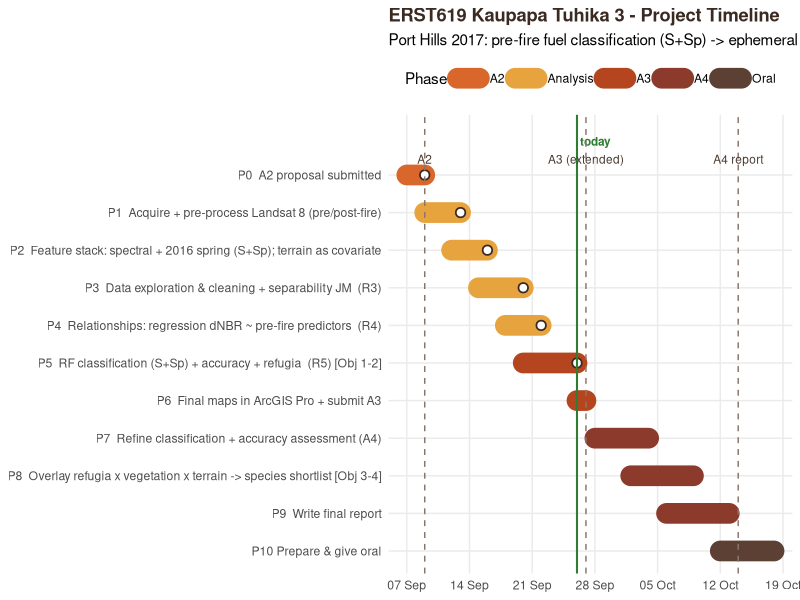

This chart was generated by the following R code:
# ============================================================
# A3_timeline_ggplot.R
# ERST619 Kaupapa Tuhika 3 — Project Timeline (甘特图 / Gantt)
# A3 版：贴合已完成的分析(R3 探索 / R4 关系 / R5 分类 S+Sp)，A3 延期到 09-27，重心前移到 A4。
# 输出: figures/A3_timeline.png
# ============================================================

library(ggplot2)

today <- as.Date("2026-09-26")

# 1) 任务（对应真实做过 + 往 A4 走）/ tasks
tasks <- data.frame(
  task  = c("P0  A2 proposal submitted",
            "P1  Acquire + pre-process Landsat 8 (pre/post-fire)",
            "P2  Feature stack: spectral + 2016 spring (S+Sp); terrain as covariate",
            "P3  Data exploration & cleaning + separability JM  (R3)",
            "P4  Relationships: regression dNBR ~ pre-fire predictors  (R4)",
            "P5  RF classification (S+Sp) + accuracy + refugia  (R5) [Obj 1-2]",
            "P6  Final maps in ArcGIS Pro + submit A3",
            "P7  Refine classification + accuracy assessment (A4)",
            "P8  Overlay refugia x vegetation x terrain -> species shortlist [Obj 3-4]",
            "P9  Write final report",
            "P10 Prepare & give oral"),
  phase = c("A2","Analysis","Analysis","Analysis","Analysis","A3","A3","A4","A4","A4","Oral"),
  start = as.Date(c("2026-09-07","2026-09-09","2026-09-12","2026-09-15","2026-09-18",
                    "2026-09-20","2026-09-26","2026-09-28","2026-10-02","2026-10-06","2026-10-12")),
  end   = as.Date(c("2026-09-09","2026-09-13","2026-09-16","2026-09-20","2026-09-22",
                    "2026-09-26","2026-09-27","2026-10-04","2026-10-09","2026-10-13","2026-10-18"))
)

# 2) done 标记(结束日 <= today 的算已完成)
tasks$done <- tasks$end <= today

# 3) P0 排最上（ggplot y 由下往上，故 rev）
tasks$task  <- factor(tasks$task, levels = rev(tasks$task))
tasks$phase <- factor(tasks$phase, levels = c("A2","Analysis","A3","A4","Oral"))

# 4) 提交截止日 / milestones（A3 延期到 09-27）
milestones <- data.frame(
  label = c("A2","A3 (extended)","A4 report"),
  date  = as.Date(c("2026-09-09","2026-09-27","2026-10-14"))
)

ny <- nrow(tasks)

# 5) 画
p <- ggplot(tasks) +
  geom_segment(aes(x = start, xend = end, y = task, yend = task, colour = phase),
               linewidth = 7, lineend = "round") +
  # 已完成任务打个勾
  geom_point(data = subset(tasks, done),
             aes(x = end, y = task), shape = 21, size = 2.6,
             fill = "white", colour = "#3A2A22", stroke = 0.9) +
  # today 竖线
  geom_vline(xintercept = today, colour = "#2E7D32", linewidth = 0.7) +
  annotate("text", x = today, y = ny + 0.9, label = "today", hjust = -0.1,
           size = 3, colour = "#2E7D32", fontface = "bold") +
  # 里程碑虚线
  geom_vline(data = milestones, aes(xintercept = date),
             linetype = "dashed", colour = "#8A756A") +
  geom_text(data = milestones, aes(x = date, y = ny + 0.3, label = label),
            vjust = 0, hjust = 0.5, size = 3, colour = "#4A3A30") +
  scale_colour_manual(values = c("A2"="#D9662B","Analysis"="#E7A33E","A3"="#B5451F","A4"="#8C3A2B","Oral"="#5C4033")) +
  scale_x_date(date_breaks = "1 week", date_labels = "%d %b") +
  scale_y_discrete(expand = expansion(add = c(0.6, 1.6))) +
  labs(title = "ERST619 Kaupapa Tuhika 3 - Project Timeline",
       subtitle = "Port Hills 2017: pre-fire fuel classification (S+Sp) -> ephemeral refugia. Open dot = done; green line = today.",
       x = NULL, y = NULL, colour = "Phase") +
  theme_minimal(base_size = 11) +
  theme(panel.grid.minor = element_blank(),
        legend.position = "top",
        plot.title = element_text(face = "bold", colour = "#3A2A22"))

ggsave("figures/A3_timeline.png", plot = p, width = 12, height = 5.6, dpi = 300)
cat("已导出 figures/A3_timeline.png\n")
